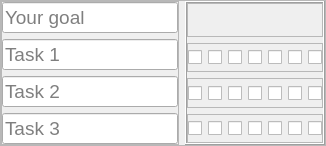
                     <widget class="QFrame" name="frame_27">
                      <property name="frameShape">
                       <enum>QFrame::StyledPanel</enum>
                      </property>
                      <property name="frameShadow">
                       <enum>QFrame::Raised</enum>
                      </property>
                      <layout class="QHBoxLayout" name="horizontalLayout_14">
                       <property name="leftMargin">
                        <number>0</number>
                       </property>
                       <property name="topMargin">
                        <number>0</number>
                       </property>
                       <property name="rightMargin">
                        <number>0</number>
                       </property>
                       <property name="bottomMargin">
                        <number>0</number>
                       </property>
                       <item>
                        <widget class="QFrame" name="frame_18">
                         <property name="sizePolicy">
                          <sizepolicy hsizetype="Preferred" vsizetype="Preferred">
                           <horstretch>0</horstretch>
                           <verstretch>0</verstretch>
                          </sizepolicy>
                         </property>
                         <property name="maximumSize">
                          <size>
                           <width>800</width>
                           <height>16777215</height>
                          </size>
                         </property>
                         <property name="frameShape">
                          <enum>QFrame::StyledPanel</enum>
                         </property>
                         <property name="frameShadow">
                          <enum>QFrame::Raised</enum>
                         </property>
                         <layout class="QVBoxLayout" name="verticalLayout_16">
                          <property name="leftMargin">
                           <number>0</number>
                          </property>
                          <property name="topMargin">
                           <number>0</number>
                          </property>
                          <property name="rightMargin">
                           <number>0</number>
                          </property>
                          <property name="bottomMargin">
                           <number>0</number>
                          </property>
                          <item>
                           <widget class="QLineEdit" name="lineEditGoal">
                            <property name="minimumSize">
                             <size>
                              <width>0</width>
                              <height>30</height>
                             </size>
                            </property>
                            <property name="maximumSize">
                             <size>
                              <width>800</width>
                              <height>16777215</height>
                             </size>
                            </property>
                            <property name="font">
                             <font>
                              <pointsize>14</pointsize>
                             </font>
                            </property>
                            <property name="text">
                             <string/>
                            </property>
                            <property name="placeholderText">
                             <string>Your goal</string>
                            </property>
                           </widget>
                          </item>
                          <item>
                           <widget class="QLineEdit" name="lineEditTask3">
                            <property name="sizePolicy">
                             <sizepolicy hsizetype="Maximum" vsizetype="Fixed">
                              <horstretch>0</horstretch>
                              <verstretch>0</verstretch>
                             </sizepolicy>
                            </property>
                            <property name="minimumSize">
                             <size>
                              <width>0</width>
                              <height>30</height>
                             </size>
                            </property>
                            <property name="maximumSize">
                             <size>
                              <width>800</width>
                              <height>16777215</height>
                             </size>
                            </property>
                            <property name="font">
                             <font>
                              <pointsize>14</pointsize>
                             </font>
                            </property>
                            <property name="text">
                             <string/>
                            </property>
                            <property name="placeholderText">
                             <string>Task 1</string>
                            </property>
                           </widget>
                          </item>
                          <item>
                           <widget class="QLineEdit" name="lineEditTask1">
                            <property name="minimumSize">
                             <size>
                              <width>0</width>
                              <height>30</height>
                             </size>
                            </property>
                            <property name="maximumSize">
                             <size>
                              <width>800</width>
                              <height>16777215</height>
                             </size>
                            </property>
                            <property name="font">
                             <font>
                              <pointsize>14</pointsize>
                             </font>
                            </property>
                            <property name="text">
                             <string/>
                            </property>
                            <property name="placeholderText">
                             <string>Task 2</string>
                            </property>
                           </widget>
                          </item>
                          <item>
                           <widget class="QLineEdit" name="lineEditTask2">
                            <property name="minimumSize">
                             <size>
                              <width>0</width>
                              <height>30</height>
                             </size>
                            </property>
                            <property name="maximumSize">
                             <size>
                              <width>800</width>
                              <height>16777215</height>
                             </size>
                            </property>
                            <property name="font">
                             <font>
                              <pointsize>14</pointsize>
                             </font>
                            </property>
                            <property name="text">
                             <string/>
                            </property>
                            <property name="placeholderText">
                             <string>Task 3</string>
                            </property>
                           </widget>
                          </item>
                         </layout>
                        </widget>
                       </item>
                       <item>
                        <widget class="QFrame" name="frame_19">
                         <property name="maximumSize">
                          <size>
                           <width>200</width>
                           <height>16777215</height>
                          </size>
                         </property>
                         <property name="frameShape">
                          <enum>QFrame::Box</enum>
                         </property>
                         <property name="frameShadow">
                          <enum>QFrame::Raised</enum>
                         </property>
                         <layout class="QVBoxLayout" name="verticalLayout_12">
                          <property name="leftMargin">
                           <number>0</number>
                          </property>
                          <property name="topMargin">
                           <number>0</number>
                          </property>
                          <property name="rightMargin">
                           <number>0</number>
                          </property>
                          <property name="bottomMargin">
                           <number>0</number>
                          </property>
                          <item>
                           <widget class="QFrame" name="frame_20">
                            <property name="frameShape">
                             <enum>QFrame::StyledPanel</enum>
                            </property>
                            <property name="frameShadow">
                             <enum>QFrame::Raised</enum>
                            </property>
                            <layout class="QHBoxLayout" name="horizontalLayout_11">
                             <item>
                              <widget class="QLabel" name="label_11">
                               <property name="text">
                                <string/>
                               </property>
                              </widget>
                             </item>
                            </layout>
                           </widget>
                          </item>
                          <item>
                           <widget class="QFrame" name="frame_6">
                            <property name="frameShape">
                             <enum>QFrame::StyledPanel</enum>
                            </property>
                            <property name="frameShadow">
                             <enum>QFrame::Raised</enum>
                            </property>
                            <layout class="QHBoxLayout" name="horizontalLayout_8">
                             <property name="leftMargin">
                              <number>0</number>
                             </property>
                             <property name="topMargin">
                              <number>0</number>
                             </property>
                             <property name="rightMargin">
                              <number>0</number>
                             </property>
                             <property name="bottomMargin">
                              <number>0</number>
                             </property>
                             <item>
                              <widget class="QCheckBox" name="checkBox_5">
                               <property name="maximumSize">
                                <size>
                                 <width>30</width>
                                 <height>30</height>
                                </size>
                               </property>
                               <property name="text">
                                <string notr="true"/>
                               </property>
                               <property name="iconSize">
                                <size>
                                 <width>30</width>
                                 <height>30</height>
                                </size>
                               </property>
                               <property name="tristate">
                                <bool>true</bool>
                               </property>
                              </widget>
                             </item>
                             <item>
                              <widget class="QCheckBox" name="checkBox_4">
                               <property name="maximumSize">
                                <size>
                                 <width>30</width>
                                 <height>30</height>
                                </size>
                               </property>
                               <property name="iconSize">
                                <size>
                                 <width>30</width>
                                 <height>30</height>
                                </size>
                               </property>
                              </widget>
                             </item>
                             <item>
                              <widget class="QCheckBox" name="checkBox_22">
                               <property name="maximumSize">
                                <size>
                                 <width>30</width>
                                 <height>30</height>
                                </size>
                               </property>
                               <property name="text">
                                <string/>
                               </property>
                               <property name="iconSize">
                                <size>
                                 <width>30</width>
                                 <height>30</height>
                                </size>
                               </property>
                              </widget>
                             </item>
                             <item>
                              <widget class="QCheckBox" name="checkBox_6">
                               <property name="maximumSize">
                                <size>
                                 <width>30</width>
                                 <height>30</height>
                                </size>
                               </property>
                               <property name="text">
                                <string/>
                               </property>
                               <property name="iconSize">
                                <size>
                                 <width>30</width>
                                 <height>30</height>
                                </size>
                               </property>
                              </widget>
                             </item>
                             <item>
                              <widget class="QCheckBox" name="checkBox_3">
                               <property name="maximumSize">
                                <size>
                                 <width>30</width>
                                 <height>30</height>
                                </size>
                               </property>
                               <property name="text">
                                <string/>
                               </property>
                               <property name="iconSize">
                                <size>
                                 <width>30</width>
                                 <height>30</height>
                                </size>
                               </property>
                              </widget>
                             </item>
                             <item>
                              <widget class="QCheckBox" name="checkBox_2">
                               <property name="maximumSize">
                                <size>
                                 <width>30</width>
                                 <height>30</height>
                                </size>
                               </property>
                               <property name="text">
                                <string/>
                               </property>
                               <property name="iconSize">
                                <size>
                                 <width>30</width>
                                 <height>30</height>
                                </size>
                               </property>
                              </widget>
                             </item>
                             <item>
                              <widget class="QCheckBox" name="checkBox">
                               <property name="maximumSize">
                                <size>
                                 <width>30</width>
                                 <height>30</height>
                                </size>
                               </property>
                               <property name="text">
                                <string/>
                               </property>
                               <property name="iconSize">
                                <size>
                                 <width>30</width>
                                 <height>30</height>
                                </size>
                               </property>
                              </widget>
                             </item>
                            </layout>
                           </widget>
                          </item>
                          <item>
                           <widget class="QFrame" name="frame_22">
                            <property name="frameShape">
                             <enum>QFrame::StyledPanel</enum>
                            </property>
                            <property name="frameShadow">
                             <enum>QFrame::Raised</enum>
                            </property>
                            <layout class="QHBoxLayout" name="horizontalLayout_9">
                             <property name="leftMargin">
                              <number>0</number>
                             </property>
                             <property name="topMargin">
                              <number>0</number>
                             </property>
                             <property name="rightMargin">
                              <number>0</number>
                             </property>
                             <property name="bottomMargin">
                              <number>0</number>
                             </property>
                             <item>
                              <widget class="QCheckBox" name="checkBox_23">
                               <property name="maximumSize">
                                <size>
                                 <width>30</width>
                                 <height>30</height>
                                </size>
                               </property>
                               <property name="text">
                                <string/>
                               </property>
                               <property name="iconSize">
                                <size>
                                 <width>30</width>
                                 <height>30</height>
                                </size>
                               </property>
                              </widget>
                             </item>
                             <item>
                              <widget class="QCheckBox" name="checkBox_8">
                               <property name="maximumSize">
                                <size>
                                 <width>30</width>
                                 <height>30</height>
                                </size>
                               </property>
                               <property name="text">
                                <string notr="true"/>
                               </property>
                               <property name="iconSize">
                                <size>
                                 <width>30</width>
                                 <height>30</height>
                                </size>
                               </property>
                               <property name="tristate">
                                <bool>true</bool>
                               </property>
                              </widget>
                             </item>
                             <item>
                              <widget class="QCheckBox" name="checkBox_10">
                               <property name="maximumSize">
                                <size>
                                 <width>30</width>
                                 <height>30</height>
                                </size>
                               </property>
                               <property name="iconSize">
                                <size>
                                 <width>30</width>
                                 <height>30</height>
                                </size>
                               </property>
                              </widget>
                             </item>
                             <item>
                              <widget class="QCheckBox" name="checkBox_11">
                               <property name="maximumSize">
                                <size>
                                 <width>30</width>
                                 <height>30</height>
                                </size>
                               </property>
                               <property name="text">
                                <string/>
                               </property>
                               <property name="iconSize">
                                <size>
                                 <width>30</width>
                                 <height>30</height>
                                </size>
                               </property>
                              </widget>
                             </item>
                             <item>
                              <widget class="QCheckBox" name="checkBox_12">
                               <property name="maximumSize">
                                <size>
                                 <width>30</width>
                                 <height>30</height>
                                </size>
                               </property>
                               <property name="text">
                                <string/>
                               </property>
                               <property name="iconSize">
                                <size>
                                 <width>30</width>
                                 <height>30</height>
                                </size>
                               </property>
                              </widget>
                             </item>
                             <item>
                              <widget class="QCheckBox" name="checkBox_13">
                               <property name="maximumSize">
                                <size>
                                 <width>30</width>
                                 <height>30</height>
                                </size>
                               </property>
                               <property name="text">
                                <string/>
                               </property>
                               <property name="iconSize">
                                <size>
                                 <width>30</width>
                                 <height>30</height>
                                </size>
                               </property>
                              </widget>
                             </item>
                             <item>
                              <widget class="QCheckBox" name="checkBox_14">
                               <property name="maximumSize">
                                <size>
                                 <width>30</width>
                                 <height>30</height>
                                </size>
                               </property>
                               <property name="text">
                                <string/>
                               </property>
                               <property name="iconSize">
                                <size>
                                 <width>30</width>
                                 <height>30</height>
                                </size>
                               </property>
                              </widget>
                             </item>
                            </layout>
                           </widget>
                          </item>
                          <item>
                           <widget class="QFrame" name="frame_23">
                            <property name="frameShape">
                             <enum>QFrame::StyledPanel</enum>
                            </property>
                            <property name="frameShadow">
                             <enum>QFrame::Raised</enum>
                            </property>
                            <layout class="QHBoxLayout" name="horizontalLayout_10">
                             <property name="leftMargin">
                              <number>0</number>
                             </property>
                             <property name="topMargin">
                              <number>0</number>
                             </property>
                             <property name="rightMargin">
                              <number>0</number>
                             </property>
                             <property name="bottomMargin">
                              <number>0</number>
                             </property>
                             <item>
                              <widget class="QCheckBox" name="checkBox_24">
                               <property name="maximumSize">
                                <size>
                                 <width>30</width>
                                 <height>30</height>
                                </size>
                               </property>
                               <property name="text">
                                <string/>
                               </property>
                               <property name="iconSize">
                                <size>
                                 <width>30</width>
                                 <height>30</height>
                                </size>
                               </property>
                              </widget>
                             </item>
                             <item>
                              <widget class="QCheckBox" name="checkBox_15">
                               <property name="maximumSize">
                                <size>
                                 <width>30</width>
                                 <height>30</height>
                                </size>
                               </property>
                               <property name="text">
                                <string notr="true"/>
                               </property>
                               <property name="iconSize">
                                <size>
                                 <width>30</width>
                                 <height>30</height>
                                </size>
                               </property>
                               <property name="tristate">
                                <bool>true</bool>
                               </property>
                              </widget>
                             </item>
                             <item>
                              <widget class="QCheckBox" name="checkBox_17">
                               <property name="maximumSize">
                                <size>
                                 <width>30</width>
                                 <height>30</height>
                                </size>
                               </property>
                               <property name="iconSize">
                                <size>
                                 <width>30</width>
                                 <height>30</height>
                                </size>
                               </property>
                              </widget>
                             </item>
                             <item>
                              <widget class="QCheckBox" name="checkBox_18">
                               <property name="maximumSize">
                                <size>
                                 <width>30</width>
                                 <height>30</height>
                                </size>
                               </property>
                               <property name="text">
                                <string/>
                               </property>
                               <property name="iconSize">
                                <size>
                                 <width>30</width>
                                 <height>30</height>
                                </size>
                               </property>
                              </widget>
                             </item>
                             <item>
                              <widget class="QCheckBox" name="checkBox_19">
                               <property name="maximumSize">
                                <size>
                                 <width>30</width>
                                 <height>30</height>
                                </size>
                               </property>
                               <property name="text">
                                <string/>
                               </property>
                               <property name="iconSize">
                                <size>
                                 <width>30</width>
                                 <height>30</height>
                                </size>
                               </property>
                              </widget>
                             </item>
                             <item>
                              <widget class="QCheckBox" name="checkBox_20">
                               <property name="maximumSize">
                                <size>
                                 <width>30</width>
                                 <height>30</height>
                                </size>
                               </property>
                               <property name="text">
                                <string/>
                               </property>
                               <property name="iconSize">
                                <size>
                                 <width>30</width>
                                 <height>30</height>
                                </size>
                               </property>
                              </widget>
                             </item>
                             <item>
                              <widget class="QCheckBox" name="checkBox_21">
                               <property name="maximumSize">
                                <size>
                                 <width>30</width>
                                 <height>30</height>
                                </size>
                               </property>
                               <property name="text">
                                <string/>
                               </property>
                               <property name="iconSize">
                                <size>
                                 <width>30</width>
                                 <height>30</height>
                                </size>
                               </property>
                              </widget>
                             </item>
                            </layout>
                           </widget>
                          </item>
                         </layout>
                        </widget>
                       </item>
                      </layout>
                     </widget>
